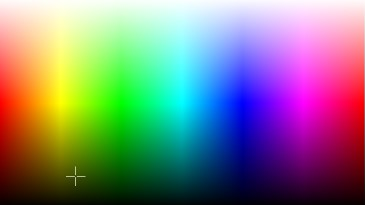
#> input picture l_Thresholding/Rainbow.jpg, 365 x 205 px
$ python aSimpleThresholding.py
#> lines starting #> are read from the running program, lines starting #| are printed output that depends on the picture; after the words box and inside, x2 and y2 are one past the last pixel; in counts of white or black regions, pixels touching at a corner belong together
import cv2

image = cv2.imread("Rainbow.jpg",0)
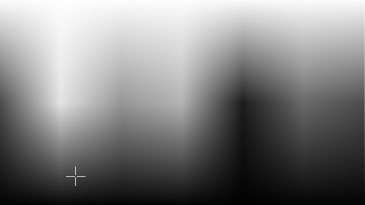
#> image: shape (205, 365); min 1, max 254, mean 128.3

ret, simpleThresholding = cv2.threshold(image, 127,255,cv2.THRESH_BINARY) # [0,127] -> 0 , [127,255] -> 255
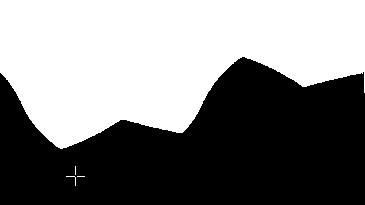
#> simpleThresholding: shape (205, 365); 50.3% white; 1 black region, box (x1, y1, x2, y2) and area: (0, 57, 365, 205) 37153
ret, simpleThresholding2 = cv2.threshold(image, 127,255,cv2.THRESH_BINARY_INV)
ret, simpleThresholding3 = cv2.threshold(image, 127,255,cv2.THRESH_TOZERO) # [0,127] -> 0 , [127,255] -> [127,255]
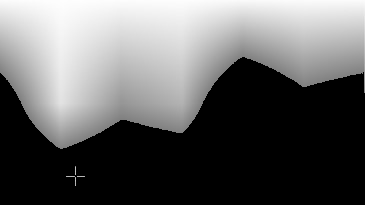
#> simpleThresholding3: shape (205, 365); min 0, max 254, mean 99.2
ret, simpleThresholding4 = cv2.threshold(image, 127,255,cv2.THRESH_TOZERO_INV)
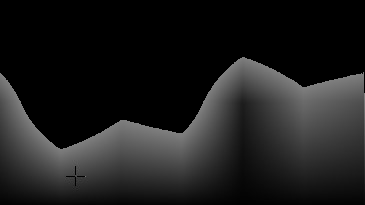
#> simpleThresholding4: shape (205, 365); min 0, max 127, mean 29.1

cv2.imshow("Original",image)
cv2.imshow("Simple Thresholding 1",simpleThresholding)
cv2.imshow("Simple Thresholding 2",simpleThresholding2)
cv2.imshow("Simple Thresholding 4",simpleThresholding3)
cv2.imshow("Simple Thresholding 5",simpleThresholding4)

cv2.waitKey(0)
cv2.destroyAllWindows()

$ run again, with l_Thresholding/FingerPrint.jpg copied over l_Thresholding/Rainbow.jpg
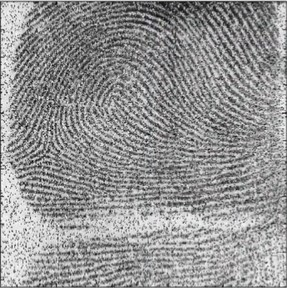
#> input picture l_Thresholding/FingerPrint.jpg, 287 x 288 px
#> `ret, simpleThresholding = cv2.threshold(image, 127,255,cv2.THRESH_BINA..`:
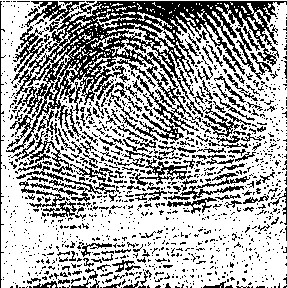
#> simpleThresholding: shape (288, 287); 65.7% white; black in thin lines or dots
#> simpleThresholding2: shape (288, 287); 34.3% white in thin lines or dots
#> `ret, simpleThresholding4 = cv2.threshold(image, 127,255,cv2.THRESH_TOZ..`:
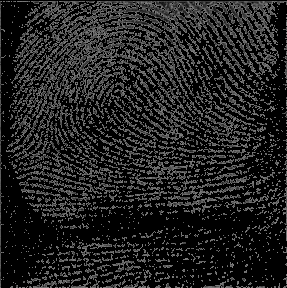
#> simpleThresholding4: shape (288, 287); min 0, max 127, mean 33
